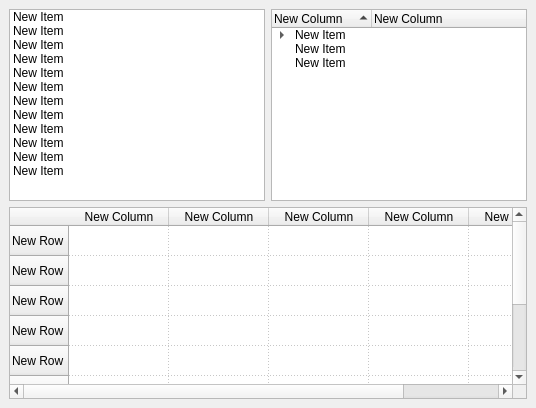
      <widget class="QWidget" name="tab_12" >
       <attribute name="title" >
        <string>Views</string>
       </attribute>
       <layout class="QGridLayout" >
        <property name="leftMargin" >
         <number>9</number>
        </property>
        <property name="topMargin" >
         <number>9</number>
        </property>
        <property name="rightMargin" >
         <number>9</number>
        </property>
        <property name="bottomMargin" >
         <number>9</number>
        </property>
        <property name="horizontalSpacing" >
         <number>6</number>
        </property>
        <property name="verticalSpacing" >
         <number>6</number>
        </property>
        <item row="0" column="1" >
         <widget class="QTreeWidget" name="treeWidget" >
          <property name="rootIsDecorated" >
           <bool>true</bool>
          </property>
          <property name="sortingEnabled" >
           <bool>true</bool>
          </property>
          <property name="animated" >
           <bool>true</bool>
          </property>
          <column>
           <property name="text" >
            <string>New Column</string>
           </property>
          </column>
          <column>
           <property name="text" >
            <string>New Column</string>
           </property>
          </column>
          <item>
           <property name="text" >
            <string>New Item</string>
           </property>
           <property name="text" >
            <string/>
           </property>
           <item>
            <property name="text" >
             <string>New Sub Item</string>
            </property>
            <property name="text" >
             <string/>
            </property>
            <item>
             <property name="text" >
              <string>New Sub Item</string>
             </property>
             <property name="text" >
              <string/>
             </property>
             <item>
              <property name="text" >
               <string>New Sub Item</string>
              </property>
              <property name="text" >
               <string/>
              </property>
             </item>
             <item>
              <property name="text" >
               <string>New Item</string>
              </property>
              <property name="text" >
               <string/>
              </property>
             </item>
             <item>
              <property name="text" >
               <string>New Item</string>
              </property>
              <property name="text" >
               <string/>
              </property>
              <item>
               <property name="text" >
                <string>New Sub Item</string>
               </property>
               <property name="text" >
                <string/>
               </property>
              </item>
              <item>
               <property name="text" >
                <string>New Item</string>
               </property>
               <property name="text" >
                <string/>
               </property>
              </item>
              <item>
               <property name="text" >
                <string>New Item</string>
               </property>
               <property name="text" >
                <string/>
               </property>
              </item>
              <item>
               <property name="text" >
                <string>New Item</string>
               </property>
               <property name="text" >
                <string/>
               </property>
              </item>
             </item>
             <item>
              <property name="text" >
               <string>New Item</string>
              </property>
              <property name="text" >
               <string/>
              </property>
              <item>
               <property name="text" >
                <string>New Sub Item</string>
               </property>
               <property name="text" >
                <string/>
               </property>
              </item>
              <item>
               <property name="text" >
                <string>New Item</string>
               </property>
               <property name="text" >
                <string/>
               </property>
              </item>
              <item>
               <property name="text" >
                <string>New Item</string>
               </property>
               <property name="text" >
                <string/>
               </property>
              </item>
              <item>
               <property name="text" >
                <string>New Item</string>
               </property>
               <property name="text" >
                <string/>
               </property>
              </item>
             </item>
            </item>
            <item>
             <property name="text" >
              <string>New Item</string>
             </property>
             <property name="text" >
              <string/>
             </property>
            </item>
           </item>
          </item>
          <item>
           <property name="text" >
            <string>New Item</string>
           </property>
           <property name="text" >
            <string/>
           </property>
          </item>
          <item>
           <property name="text" >
            <string>New Item</string>
           </property>
           <property name="text" >
            <string/>
           </property>
          </item>
         </widget>
        </item>
        <item row="0" column="0" >
         <widget class="QListWidget" name="listWidget" >
          <item>
           <property name="text" >
            <string>New Item</string>
           </property>
          </item>
          <item>
           <property name="text" >
            <string>New Item</string>
           </property>
          </item>
          <item>
           <property name="text" >
            <string>New Item</string>
           </property>
          </item>
          <item>
           <property name="text" >
            <string>New Item</string>
           </property>
          </item>
          <item>
           <property name="text" >
            <string>New Item</string>
           </property>
          </item>
          <item>
           <property name="text" >
            <string>New Item</string>
           </property>
          </item>
          <item>
           <property name="text" >
            <string>New Item</string>
           </property>
          </item>
          <item>
           <property name="text" >
            <string>New Item</string>
           </property>
          </item>
          <item>
           <property name="text" >
            <string>New Item</string>
           </property>
          </item>
          <item>
           <property name="text" >
            <string>New Item</string>
           </property>
          </item>
          <item>
           <property name="text" >
            <string>New Item</string>
           </property>
          </item>
          <item>
           <property name="text" >
            <string>New Item</string>
           </property>
          </item>
         </widget>
        </item>
        <item row="1" column="0" colspan="2" >
         <widget class="QTableWidget" name="tableWidget" >
          <property name="gridStyle" >
           <enum>Qt::DotLine</enum>
          </property>
          <property name="sortingEnabled" >
           <bool>true</bool>
          </property>
          <row>
           <property name="text" >
            <string>New Row</string>
           </property>
          </row>
          <row>
           <property name="text" >
            <string>New Row</string>
           </property>
          </row>
          <row>
           <property name="text" >
            <string>New Row</string>
           </property>
          </row>
          <row>
           <property name="text" >
            <string>New Row</string>
           </property>
          </row>
          <row>
           <property name="text" >
            <string>New Row</string>
           </property>
          </row>
          <row>
           <property name="text" >
            <string>New Row</string>
           </property>
          </row>
          <row>
           <property name="text" >
            <string>New Row</string>
           </property>
          </row>
          <row>
           <property name="text" >
            <string>New Row</string>
           </property>
          </row>
          <row>
           <property name="text" >
            <string>New Row</string>
           </property>
          </row>
          <column>
           <property name="text" >
            <string>New Column</string>
           </property>
          </column>
          <column>
           <property name="text" >
            <string>New Column</string>
           </property>
          </column>
          <column>
           <property name="text" >
            <string>New Column</string>
           </property>
          </column>
          <column>
           <property name="text" >
            <string>New Column</string>
           </property>
          </column>
          <column>
           <property name="text" >
            <string>New Column</string>
           </property>
          </column>
         </widget>
        </item>
       </layout>
      </widget>
